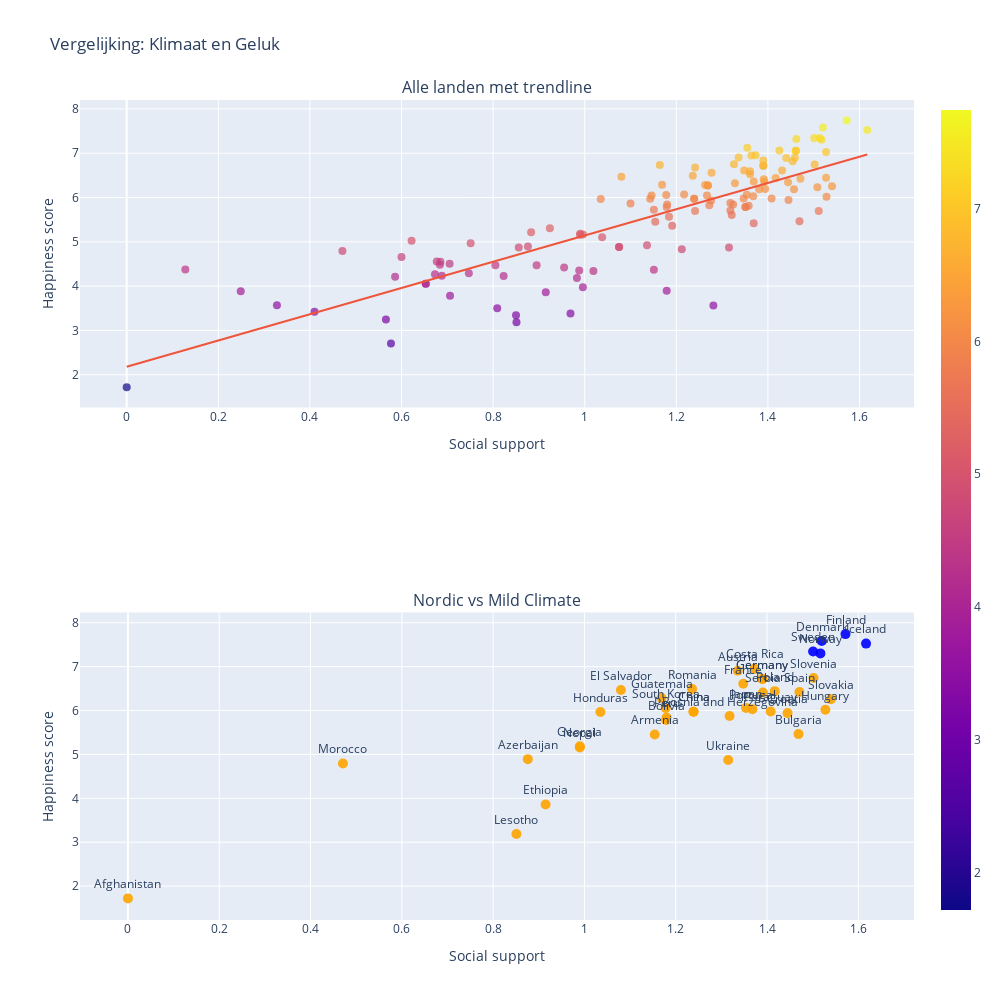

This figure's notebook cell:
### Markdown cell above
Uit Figuur X kunnen we zien dat er een positieve correlatie is tussen Social support en de Happiness score in verschillende landen. Landen met een betere sociale steun, hebben ook vaker een hogere Happiness score. Hieruit valt vooral op dat de landen bovenaan de lijst voornamelijk Scandinavische landen zijn (Zweden, Noorwegen, Finland, IJsland en Denemarken). Als we dit vergelijken met landen met een milder klimaat (tussen de 16 en 23 graden), zien we dat deze landen nog steeds, ondanks redelijke hoge scores in Social support en milder klimaat, toch lager scoren dan de Scandinavische landen. Dit komt zeker niet alleen door Social support en klimaat, maar de Scandinavische landen scoren over het algemeen veel hoger op alle andere factoren in dataset 1 dan andere landen.

### Code cell
# Definieer Nordic en gemiddeld warme landen
nordics = ['Sweden', 'Norway', 'Finland', 'Denmark', 'Iceland']
avg_temp_df = df123[(df123['temperature_celsius'] >= 16) & (df123['temperature_celsius'] <= 23)]
avg_temp_countries = avg_temp_df['country'].unique()

# Voeg Highlight-kolom toe voor categorisering
def climate_category(row):
    if row['country'] in nordics:
        return 'Nordic'
    elif row['country'] in avg_temp_countries:
        return 'Mild Climate'
    else:
        return 'Other'

df123['Highlight'] = df123.apply(climate_category, axis=1)

# Eerste plot: alle landen, viridis kleuren op basis van Ladder score
scatter_all = px.scatter(
    df123,
    x='Social support',
    y='Ladder score',
    color='Ladder score',                  # Viridis op happiness
    color_continuous_scale='viridis',
    trendline='ols',                        
    title='Correlatie: Social Support vs Happiness (alle landen)',
    hover_name='country'
)

scatter_all.update_traces(marker=dict(size=8, opacity=0.7), textposition='top center')

# Tweede plot: enkel Nordic vs Mild Climate landen
scan_vs_mild = px.scatter(
    df123[df123['Highlight'].isin(['Nordic', 'Mild Climate'])],
    x='Social support',
    y='Ladder score',
    color='Highlight',
    color_discrete_map={'Nordic': 'blue', 'Mild Climate': 'orange'},
    text='country',
    title='Nordic vs Mild Climate landen: Social Support vs Happiness',
    hover_name='country'
)

scan_vs_mild.update_traces(marker=dict(size=10, opacity=0.9), textposition='top center')

# Combineer beide in subplots
final_fig = make_subplots(rows=2, cols=1, subplot_titles=("Alle landen met trendline", "Nordic vs Mild Climate"))

for trace in scatter_all.data:
    final_fig.add_trace(trace, row=1, col=1)
for trace in scan_vs_mild.data:
    final_fig.add_trace(trace, row=2, col=1)

# 6. Layout en labels
final_fig.update_layout(
    height=1000,
    width=1000,
    title_text="Vergelijking: Klimaat en Geluk",
    showlegend=False
)
final_fig.update_xaxes(title_text="Social support", row=1, col=1)
final_fig.update_xaxes(title_text="Social support", row=2, col=1)
final_fig.update_yaxes(title_text="Happiness score", row=1, col=1)
final_fig.update_yaxes(title_text="Happiness score", row=2, col=1)

# 7. Toon figuur
final_fig.show()

### Figure 1 — Plotly figure (JSON) as saved in the notebook; plotly's stock layout.template omitted (floating-point values rounded to 4 significant figures; data arrays with more than 128 entries replaced by an {"elided": "..."} marker saying what was removed)
{"data": [{"hovertemplate": "<b>%{hovertext}</b><br><br>Social support=%{x}<br>Ladder score=%{marker.color}<extra></extra>", "hovertext": {"elided": "217 str values"}, "legendgroup": "", "marker": {"color": {"elided": "217 float values"}, "coloraxis": "coloraxis", "opacity": 0.7, "size": 8, "symbol": "circle"}, "mode": "markers", "name": "", "orientation": "v", "showlegend": false, "textposition": "top center", "type": "scatter", "x": {"elided": "217 float values"}, "xaxis": "x", "y": {"elided": "217 float values"}, "yaxis": "y"}, {"hovertemplate": "<b>OLS trendline</b><br>Ladder score = 2.96208 * Social support + 2.18271<br>R<sup>2</sup>=0.684833<br><br>Social support=%{x}<br>Ladder score=%{y} <b>(trend)</b><extra></extra>", "legendgroup": "", "marker": {"opacity": 0.7, "size": 8, "symbol": "circle"}, "mode": "lines", "name": "", "showlegend": false, "textposition": "top center", "type": "scatter", "x": {"elided": "134 float values"}, "xaxis": "x", "y": {"elided": "134 float values"}, "yaxis": "y"}, {"hovertemplate": "<b>%{hovertext}</b><br><br>Highlight=Mild Climate<br>Social support=%{x}<br>Ladder score=%{y}<br>country=%{text}<extra></extra>", "hovertext": ["Afghanistan", "Armenia", "Austria", "Azerbaijan", "Bolivia", "Bosnia and Herzegovina", "Bulgaria", "Bélgica", "China", "China", "Costa Rica", "Croatia", "Czech Republic", "El Salvador", "Eritrea", "Ethiopia", "France", "Georgia", "Germany", "Germany", "Guatemala", "Honduras", "Hungary", "Japan", "Kyrghyzstan", "Lesotho", "Letonia", "Monaco", "Morocco", "Nepal", "North Korea", "Paraguay", "Peru", "Poland", "Portugal", "Romania", "San Marino", "Serbia", "Slovakia", "Slovenia", "South Korea", "Spain", "Tonga", "Ukraine"], "legendgroup": "Mild Climate", "marker": {"color": "orange", "opacity": 0.9, "size": 10, "symbol": "circle"}, "mode": "markers+text", "name": "Mild Climate", "orientation": "v", "showlegend": true, "text": ["Afghanistan", "Armenia", "Austria", "Azerbaijan", "Bolivia", "Bosnia and Herzegovina", "Bulgaria", "Bélgica", "China", "China", "Costa Rica", "Croatia", "Czech Republic", "El Salvador", "Eritrea", "Ethiopia", "France", "Georgia", "Germany", "Germany", "Guatemala", "Honduras", "Hungary", "Japan", "Kyrghyzstan", "Lesotho", "Letonia", "Monaco", "Morocco", "Nepal", "North Korea", "Paraguay", "Peru", "Poland", "Portugal", "Romania", "San Marino", "Serbia", "Slovakia", "Slovenia", "South Korea", "Spain", "Tonga", "Ukraine"], "textposition": "top center", "type": "scatter", "x": [0.0, 1.154, 1.336, 0.876, 1.179, 1.318, 1.469, NaN, 1.239, 1.239, 1.373, 1.445, NaN, 1.08, NaN, 0.915, 1.348, 0.99, 1.39, 1.39, 1.169, 1.035, 1.528, 1.354, NaN, 0.851, NaN, NaN, 0.471, 0.99, NaN, 1.408, 1.18, 1.417, 1.368, 1.236, NaN, 1.391, 1.54, 1.502, 1.178, 1.471, NaN, 1.315], "xaxis": "x2", "y": [1.721, 5.455, 6.905, 4.893, 5.784, 5.877, 5.463, NaN, 5.973, 5.973, 6.955, 5.942, NaN, 6.469, NaN, 3.861, 6.609, 5.185, 6.719, 6.719, 6.287, 5.968, 6.017, 6.06, NaN, 3.186, NaN, NaN, 4.795, 5.158, NaN, 5.977, 5.841, 6.442, 6.03, 6.491, NaN, 6.411, 6.257, 6.743, 6.058, 6.421, NaN, 4.873], "yaxis": "y2"}, {"hovertemplate": "<b>%{hovertext}</b><br><br>Highlight=Nordic<br>Social support=%{x}<br>Ladder score=%{y}<br>country=%{text}<extra></extra>", "hovertext": ["Denmark", "Finland", "Iceland", "Norway", "Sweden"], "legendgroup": "Nordic", "marker": {"color": "blue", "opacity": 0.9, "size": 10, "symbol": "circle"}, "mode": "markers+text", "name": "Nordic", "orientation": "v", "showlegend": true, "text": ["Denmark", "Finland", "Iceland", "Norway", "Sweden"], "textposition": "top center", "type": "scatter", "x": [1.52, 1.572, 1.617, 1.517, 1.501], "xaxis": "x2", "y": [7.583, 7.741, 7.525, 7.302, 7.344], "yaxis": "y2"}], "layout": {"annotations": [{"font": {"size": 16}, "showarrow": false, "text": "Alle landen met trendline", "x": 0.5, "xanchor": "center", "xref": "paper", "y": 1, "yanchor": "bottom", "yref": "paper"}, {"font": {"size": 16}, "showarrow": false, "text": "Nordic vs Mild Climate", "x": 0.5, "xanchor": "center", "xref": "paper", "y": 0.375, "yanchor": "bottom", "yref": "paper"}], "height": 1000, "showlegend": false, "title": {"text": "Vergelijking: Klimaat en Geluk"}, "width": 1000, "xaxis": {"anchor": "y", "autorange": true, "domain": [0, 1], "range": [-0.102, 1.719], "title": {"text": "Social support"}, "type": "linear"}, "xaxis2": {"anchor": "y2", "autorange": true, "domain": [0, 1], "range": [-0.1051, 1.722], "title": {"text": "Social support"}, "type": "linear"}, "yaxis": {"anchor": "x", "autorange": true, "domain": [0.625, 1], "range": [1.261, 8.201], "title": {"text": "Happiness score"}, "type": "linear"}, "yaxis2": {"anchor": "x2", "autorange": true, "domain": [0, 0.375], "range": [1.228, 8.234], "title": {"text": "Happiness score"}, "type": "linear"}}}
